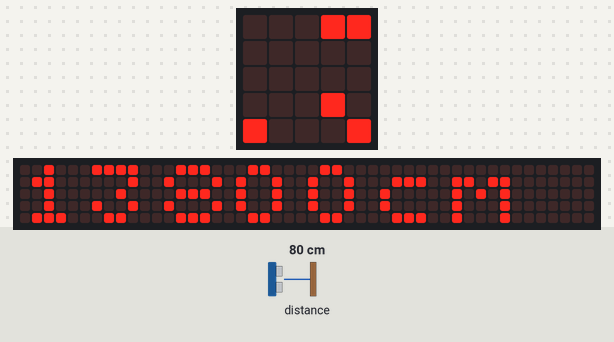
Simulated run of this program. Board: BBC micro:bit (MakeCode). Shown: the board's 5×5 LED display, a strip that is not on the board, showing the scrolling text unrolled. The test bench sets the inputs (shaded band); at power-on: distance to the obstacle 80 cm. The 48×5 strip is a reading aid, not a part: it shows the text the display is scrolling, unrolled, one strip-width of it at a time.

Above: at 1.28 s.
1.3 s: distance to the obstacle set to 2 cm
At 13.47 s:
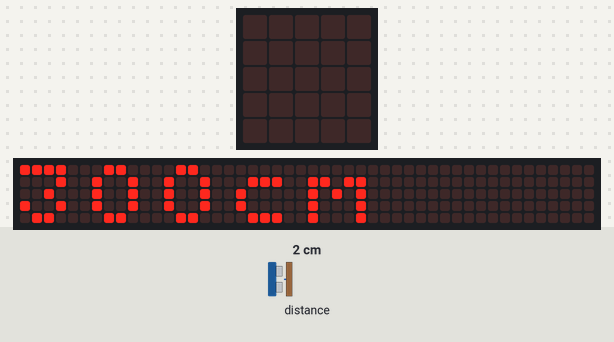
15.1 s: distance to the obstacle set to 4 cm
At 21.14 s:
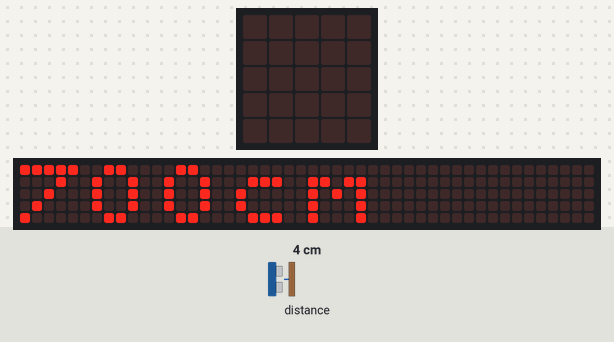
23.3 s: distance to the obstacle set to 9 cm
At 27.63 s:
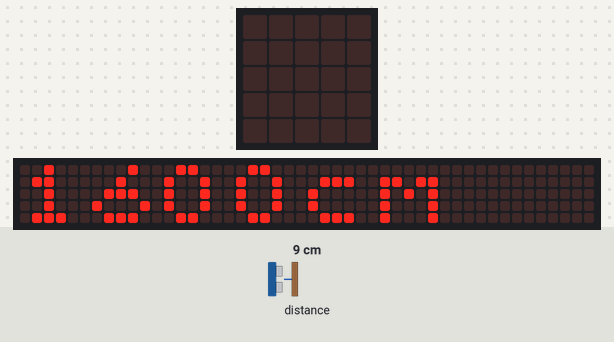

The program:

main.ts
```typescript
let distance = 0
basic.forever(function () {
    distance = sonar.ping(
    DigitalPin.P14,
    DigitalPin.P15,
    PingUnit.Centimeters
    )
    basic.showString("" + Math.round(distance / 58 * 100) * 100 + "cm")
    basic.pause(1000)
})
```

test.ts
```typescript
// les tests vont ici ; cela ne sera pas compilé si ce paquet est utilisé en tant qu'extension.
```
